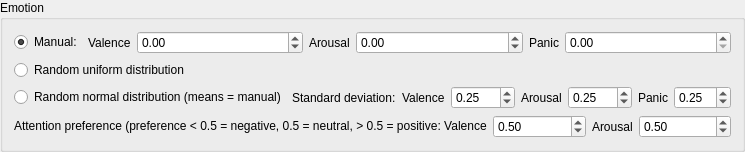
          <widget class="QGroupBox" name="groupBox_emotion">
           <property name="minimumSize">
            <size>
             <width>0</width>
             <height>150</height>
            </size>
           </property>
           <property name="title">
            <string>Emotion</string>
           </property>
           <layout class="QVBoxLayout" name="verticalLayout_6">
            <item>
             <layout class="QHBoxLayout" name="horizontalLayout_12">
              <property name="topMargin">
               <number>0</number>
              </property>
              <item>
               <widget class="QRadioButton" name="radioButton_emotManual">
                <property name="sizePolicy">
                 <sizepolicy hsizetype="Fixed" vsizetype="Fixed">
                  <horstretch>0</horstretch>
                  <verstretch>0</verstretch>
                 </sizepolicy>
                </property>
                <property name="text">
                 <string>Manual:</string>
                </property>
                <property name="checked">
                 <bool>true</bool>
                </property>
               </widget>
              </item>
              <item>
               <widget class="QLabel" name="lb3_valGen">
                <property name="sizePolicy">
                 <sizepolicy hsizetype="Fixed" vsizetype="Preferred">
                  <horstretch>0</horstretch>
                  <verstretch>0</verstretch>
                 </sizepolicy>
                </property>
                <property name="text">
                 <string>Valence</string>
                </property>
               </widget>
              </item>
              <item>
               <widget class="QDoubleSpinBox" name="doubleSpinBox_genVal">
                <property name="minimum">
                 <double>-1.000000000000000</double>
                </property>
                <property name="maximum">
                 <double>1.000000000000000</double>
                </property>
                <property name="singleStep">
                 <double>0.100000000000000</double>
                </property>
               </widget>
              </item>
              <item>
               <widget class="QLabel" name="lb3_aroGen">
                <property name="sizePolicy">
                 <sizepolicy hsizetype="Fixed" vsizetype="Preferred">
                  <horstretch>0</horstretch>
                  <verstretch>0</verstretch>
                 </sizepolicy>
                </property>
                <property name="text">
                 <string>Arousal</string>
                </property>
               </widget>
              </item>
              <item>
               <widget class="QDoubleSpinBox" name="doubleSpinBox_genAro">
                <property name="minimum">
                 <double>-1.000000000000000</double>
                </property>
                <property name="maximum">
                 <double>1.000000000000000</double>
                </property>
                <property name="singleStep">
                 <double>0.100000000000000</double>
                </property>
               </widget>
              </item>
              <item>
               <widget class="QLabel" name="lb3_panicGen">
                <property name="sizePolicy">
                 <sizepolicy hsizetype="Fixed" vsizetype="Preferred">
                  <horstretch>0</horstretch>
                  <verstretch>0</verstretch>
                 </sizepolicy>
                </property>
                <property name="text">
                 <string>Panic</string>
                </property>
               </widget>
              </item>
              <item>
               <widget class="QDoubleSpinBox" name="doubleSpinBox_genPanic">
                <property name="maximum">
                 <double>1.000000000000000</double>
                </property>
                <property name="singleStep">
                 <double>0.100000000000000</double>
                </property>
               </widget>
              </item>
             </layout>
            </item>
            <item>
             <widget class="QRadioButton" name="radioButton_emotUni">
              <property name="text">
               <string>Random uniform distribution</string>
              </property>
             </widget>
            </item>
            <item>
             <layout class="QHBoxLayout" name="horizontalLayout_9">
              <property name="topMargin">
               <number>0</number>
              </property>
              <item>
               <widget class="QRadioButton" name="radioButton_emotNorm">
                <property name="sizePolicy">
                 <sizepolicy hsizetype="Fixed" vsizetype="Fixed">
                  <horstretch>0</horstretch>
                  <verstretch>0</verstretch>
                 </sizepolicy>
                </property>
                <property name="text">
                 <string>Random normal distribution (means = manual)</string>
                </property>
               </widget>
              </item>
              <item>
               <widget class="QLabel" name="label_63">
                <property name="text">
                 <string>Standard deviation:</string>
                </property>
               </widget>
              </item>
              <item>
               <widget class="QLabel" name="lb3_sdValGen">
                <property name="sizePolicy">
                 <sizepolicy hsizetype="Fixed" vsizetype="Preferred">
                  <horstretch>0</horstretch>
                  <verstretch>0</verstretch>
                 </sizepolicy>
                </property>
                <property name="text">
                 <string>Valence</string>
                </property>
               </widget>
              </item>
              <item>
               <widget class="QDoubleSpinBox" name="doubleSpinBox_sdVal">
                <property name="maximum">
                 <double>100.000000000000000</double>
                </property>
                <property name="singleStep">
                 <double>0.100000000000000</double>
                </property>
                <property name="value">
                 <double>0.250000000000000</double>
                </property>
               </widget>
              </item>
              <item>
               <widget class="QLabel" name="lb3_sdAroGen">
                <property name="sizePolicy">
                 <sizepolicy hsizetype="Fixed" vsizetype="Preferred">
                  <horstretch>0</horstretch>
                  <verstretch>0</verstretch>
                 </sizepolicy>
                </property>
                <property name="text">
                 <string>Arousal</string>
                </property>
               </widget>
              </item>
              <item>
               <widget class="QDoubleSpinBox" name="doubleSpinBox_sdAro">
                <property name="maximum">
                 <double>100.000000000000000</double>
                </property>
                <property name="singleStep">
                 <double>0.100000000000000</double>
                </property>
                <property name="value">
                 <double>0.250000000000000</double>
                </property>
               </widget>
              </item>
              <item>
               <widget class="QLabel" name="lb3_sdPanicGen">
                <property name="sizePolicy">
                 <sizepolicy hsizetype="Fixed" vsizetype="Preferred">
                  <horstretch>0</horstretch>
                  <verstretch>0</verstretch>
                 </sizepolicy>
                </property>
                <property name="text">
                 <string>Panic</string>
                </property>
               </widget>
              </item>
              <item>
               <widget class="QDoubleSpinBox" name="doubleSpinBox_sdPanic">
                <property name="singleStep">
                 <double>0.100000000000000</double>
                </property>
                <property name="value">
                 <double>0.250000000000000</double>
                </property>
               </widget>
              </item>
             </layout>
            </item>
            <item>
             <layout class="QVBoxLayout" name="verticalLayout_9">
              <item>
               <layout class="QHBoxLayout" name="horizontalLayout_21">
                <property name="topMargin">
                 <number>0</number>
                </property>
                <item>
                 <widget class="QLabel" name="lb3_genAttPrefVal">
                  <property name="sizePolicy">
                   <sizepolicy hsizetype="Fixed" vsizetype="Preferred">
                    <horstretch>0</horstretch>
                    <verstretch>0</verstretch>
                   </sizepolicy>
                  </property>
                  <property name="text">
                   <string>Attention preference (preference &lt; 0.5 = negative, 0.5 = neutral, &gt; 0.5 = positive: Valence</string>
                  </property>
                 </widget>
                </item>
                <item>
                 <widget class="QDoubleSpinBox" name="doubleSpinBox_genAttPrefVal">
                  <property name="maximum">
                   <double>1.000000000000000</double>
                  </property>
                  <property name="value">
                   <double>0.500000000000000</double>
                  </property>
                 </widget>
                </item>
                <item>
                 <widget class="QLabel" name="lb3_genAttPrefAro">
                  <property name="sizePolicy">
                   <sizepolicy hsizetype="Fixed" vsizetype="Preferred">
                    <horstretch>0</horstretch>
                    <verstretch>0</verstretch>
                   </sizepolicy>
                  </property>
                  <property name="text">
                   <string>Arousal</string>
                  </property>
                 </widget>
                </item>
                <item>
                 <widget class="QDoubleSpinBox" name="doubleSpinBox_genAttPrefAro">
                  <property name="maximum">
                   <double>1.000000000000000</double>
                  </property>
                  <property name="value">
                   <double>0.500000000000000</double>
                  </property>
                 </widget>
                </item>
               </layout>
              </item>
             </layout>
            </item>
           </layout>
          </widget>
